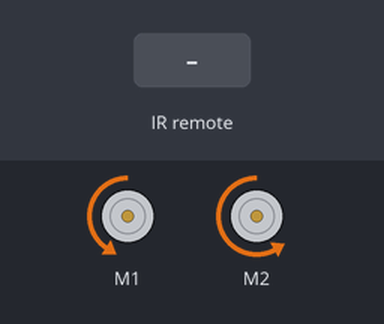
Recording of a sketch running on a simulated Arduino Uno, built with avr-gcc and run on an emulated ATmega328P. Parts: 2 × DC motor (green arrow = forward, orange = backward, longer = faster). The inputs (shaded band) are chosen by the test bench.

Above: at 3.8 s.
3.9 s: infrared code 0x10EF827D received
At 4.7 s:
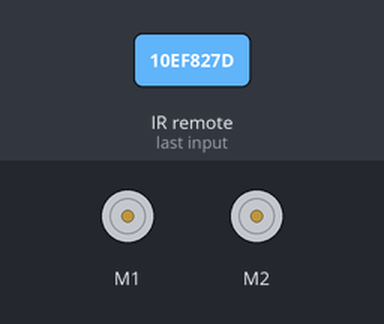
6.9 s: infrared code 0x10EF827D received
At 8.06 s:
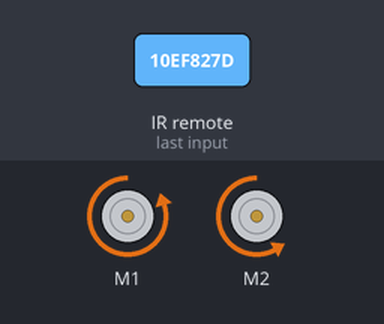
Timing chart, 0 to 21.9 s (numbered marks = the images above; inputs shaded):
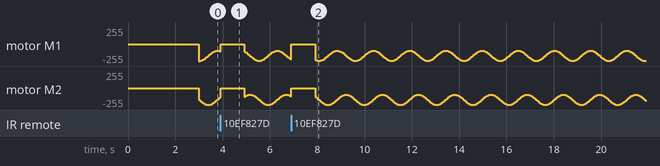

The sketch:

camminataPinguino.ino
```cpp
/****************************************************
 * HelloRobot.ino: Initial Robot test sketch
 * Michael Margolis 4 July 2012
 *****************************************************/
// include motor libraries
#include <AFMotor.h>
// adafruit motor shield library
#include <RobotMotor.h> // 2wd or 4wd motor library

#include <IRremote.h> // use the library
int receiver = 5; // pin 1 of IR receiver to Arduino digital pin 11
IRrecv irrecv(receiver); // create instance of 'irrecv'
decode_results results;


float t = 0.0;

int speed = 30;
int MIN = 70;
// Setup runs at startup and is used configure pins and init system variables
void setup()
{

  motorBegin(MOTOR_LEFT);
  motorBegin(MOTOR_RIGHT);

  irrecv.enableIRIn();

}


void loop()
{
  float T = 5;


  delay(3000);
  for (t = 0.0; t <= 70.0; t += 0.1){

    motorForward(MOTOR_LEFT, MIN + speed *cos(2*3.14/T*t));
    motorForward(MOTOR_RIGHT, MIN + speed *sin(2*3.14/T*t));
    delay(30);
    if (irrecv.decode(&results)) // have we received an IR signal?
    {
    if(results.value == 284131965)
     {motorStop(MOTOR_LEFT);
      motorStop(MOTOR_RIGHT);
      delay(1000);
     }
    irrecv.resume();// receive the next value
    }

  }
    motorStop(MOTOR_LEFT);
    motorStop(MOTOR_RIGHT);
}
```
